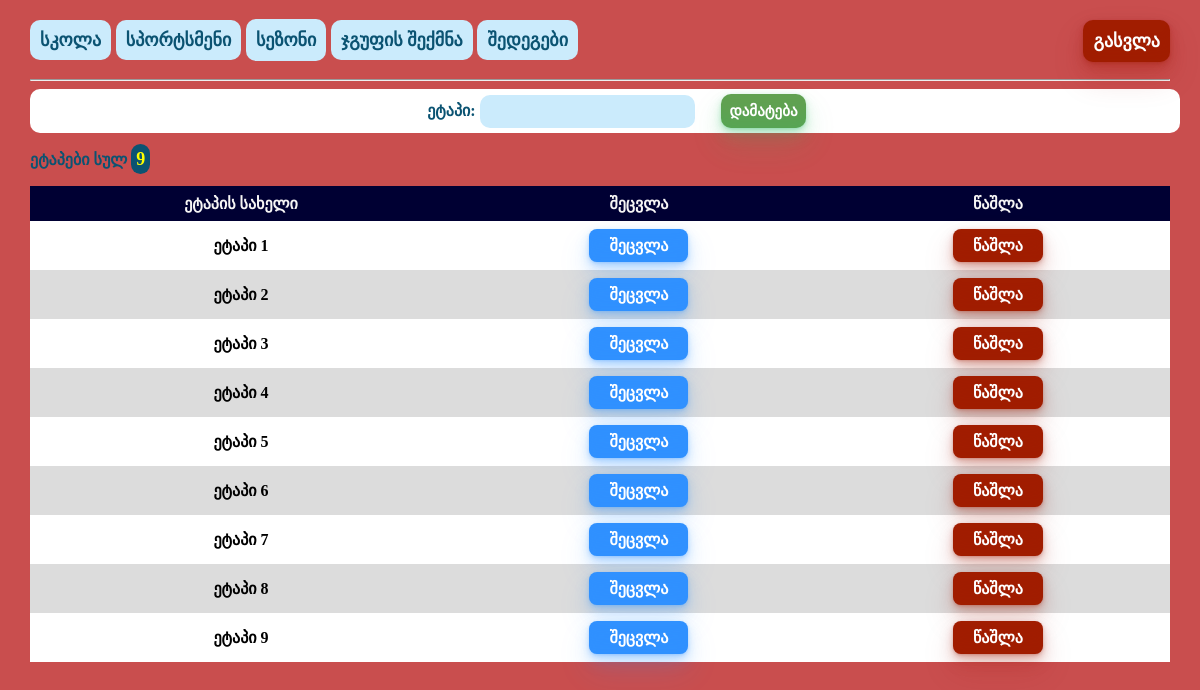
The page /staff/stage/ (signed in) on the database its author committed.
### staff/models.py (models this page shows, shortened)
class Stage(models.Model):
    stage_name = models.CharField(max_length=50)

### staff/views.py (the view)
# urls.py: path('stage/', views.stage, name='stage'),
@login_required(login_url='login')
def stage(request):
    form = StageForm()
    if request.method == 'POST':
        form = StageForm(request.POST)
        if form.is_valid():
            form.save()
            return HttpResponseRedirect('/staff/stage')
    stages = Stage.objects.all()
    count = Stage.objects.all().count()
    context = {'form': form, 'stages': stages, 'count': count}
    return render(request, 'staff/stage.html', context)

### staff/forms.py
class StageForm(ModelForm):
    class Meta:
        model = Stage
        fields = '__all__'
        labels = {'stage_name': 'ეტაპი'}

### staff/templates/staff/stage.html (shortened to what this page needs)
{% extends 'staff/base.html' %}
{% block content %}
<body>
    <form class="form-comp" id="form" action="" method="post">
        {{ form }}
        <input class="button-33" id="add" type="submit" value="დამატება">
    </form>
    <p class="counter" >ეტაპები სულ <a class="count">{{ count }}</a></p>
<table id="schools">
        <tr>
            <th>ეტაპის სახელი</th>
            <th>შეცვლა</th>
            <th>წაშლა</th>
        </tr>
        <tr>
            {% for stage in stages %}
            <tr>
                <td>{{ stage.stage_name }}</td>
                <td><a class="button-33" id="update_btn" href="{% url 'update-stage' stage.id %}">შეცვლა</a></td>
                <td><a class="button-33" id="delete_btn" href="{% url 'delete-stage' stage.id %}">წაშლა</a></td>
            </tr>
            {% endfor %}
        </tr>
    </table>
</body>
{% endblock content %}

### staff/static/staff/style.css (style rules this page uses)
html, body { height: 100%; width: 100%; background-repeat: no-repeat; background-size: 100% 100%; }
html { display: table; margin: auto; }
body { padding-right:30px; padding-left:30px; display: table-cell; justify-content:center; align-items:center; }
.competitors,#schools { margin-bottom: 30px; font-family: "BPG Nino Mtavruli"; font-weight: bolder; border-collapse: collapse; width: 80%; border: 0px; border-radius: 5px; margin-left: auto; margin-right: auto; }
.competitors td,th { border: 0px; padding:10px; text-align: center; }
.competitors tr,#schools tr { background-color: #ffffff; }
.competitors tr:nth-child(even),#schools tr:nth-child(even) { background-color: #DCDCDC; }
.competitors th,#schools th { padding-top: 12px; padding-bottom: 12px; text-align: center; background-color: #000033; color: #f6f5f5; }
#schools { font-family: "BPG Nino Mtavruli"; border-collapse: collapse; width: 100%; }
#schools td, #schools th { border: 0px; padding: 8px; text-align: center; }
.form-comp { text-align: center; justify-content:center; background-color: white; padding: 5px; width:100%; border-radius: 10px; }
.counter,label { font-family: "BPG Nino Mtavruli"; font-weight: bolder; color: #0b5372; }
label { margin-left:2%; }
.count { font-size: 18px; color: yellow; background: #0b5372; padding: 5px; border-radius: 10px; }
input[type=text],input[type=number],input[type=password],select { border-radius: 10px; font-size: 15px; font-family: "BPG Nino Mtavruli"; font-weight: bold; border:none; padding: 8px; background-color: #cbebfc; color: #0b5372; }
input[type=submit] { border-radius: 10px; margin-left:2%; font-size: 15px; font-family: "BPG Nino Mtavruli"; font-weight: bold; border:none; padding: 8px; background-color: #61a151; color: white; }
body { background-color: rgb(201, 78, 78); }
.button-33 { background-color: #c2fbd7; border-radius: 8px; box-shadow: rgba(44, 187, 99, .2) 0 -25px 18px -14px inset,rgba(44, 187, 99, .15) 0 1px 2px,rgba(44, 187, 99, .15) 0 2px 4px,rgba(44, 187, 99, .15) 0 4px 8px,rgba(44, 187, 99, .15) 0 8px 16px,rgba(44, 187, 99, .15) 0 16px 32px; color: green; cursor: pointer; display: inline-block; font-family: "BPG Nino Mtavruli"; padding: 7px 20px; text-align: center; text-decoration: none; transition: all 250ms; border: 0; font-size: 16px; user-select: none; -webkit-user-select: none; touch-action: manipulation; }
#delete_btn { color: white; background:#a11d00; box-shadow: rgba(161, 29, 0, .2) 0 -25px 18px -14px inset,rgba(161, 29, 0, .15) 0 1px 2px,rgba(161, 29, 0, .15) 0 2px 4px,rgba(161, 29, 0, .15) 0 4px 8px,rgba(161, 29, 0, .15) 0 8px 16px,rgba(161, 29, 0, .15) 0 16px 32px; }
#update_btn { color: white; background:#3091ff; box-shadow: rgba(48, 145, 255, .2) 0 -25px 18px -14px inset,rgba(48, 145, 255, .15) 0 1px 2px,rgba(48, 145, 255, .15) 0 2px 4px,rgba(48, 145, 255, .15) 0 4px 8px,rgba(48, 145, 255, .15) 0 8px 16px,rgba(48, 145, 255, .15) 0 16px 32px; }

### rows shown on the page
Stage: stage_name "ეტაპი 1"
Stage: stage_name "ეტაპი 2"
Stage: stage_name "ეტაპი 3"
Stage: stage_name "ეტაპი 4"
Stage: stage_name "ეტაპი 5"
Stage: stage_name "ეტაპი 6"
Stage: stage_name "ეტაპი 7"
Stage: stage_name "ეტაპი 8"
Stage: stage_name "ეტაპი 9"

### other values the page prints
{{ count }} "9"
